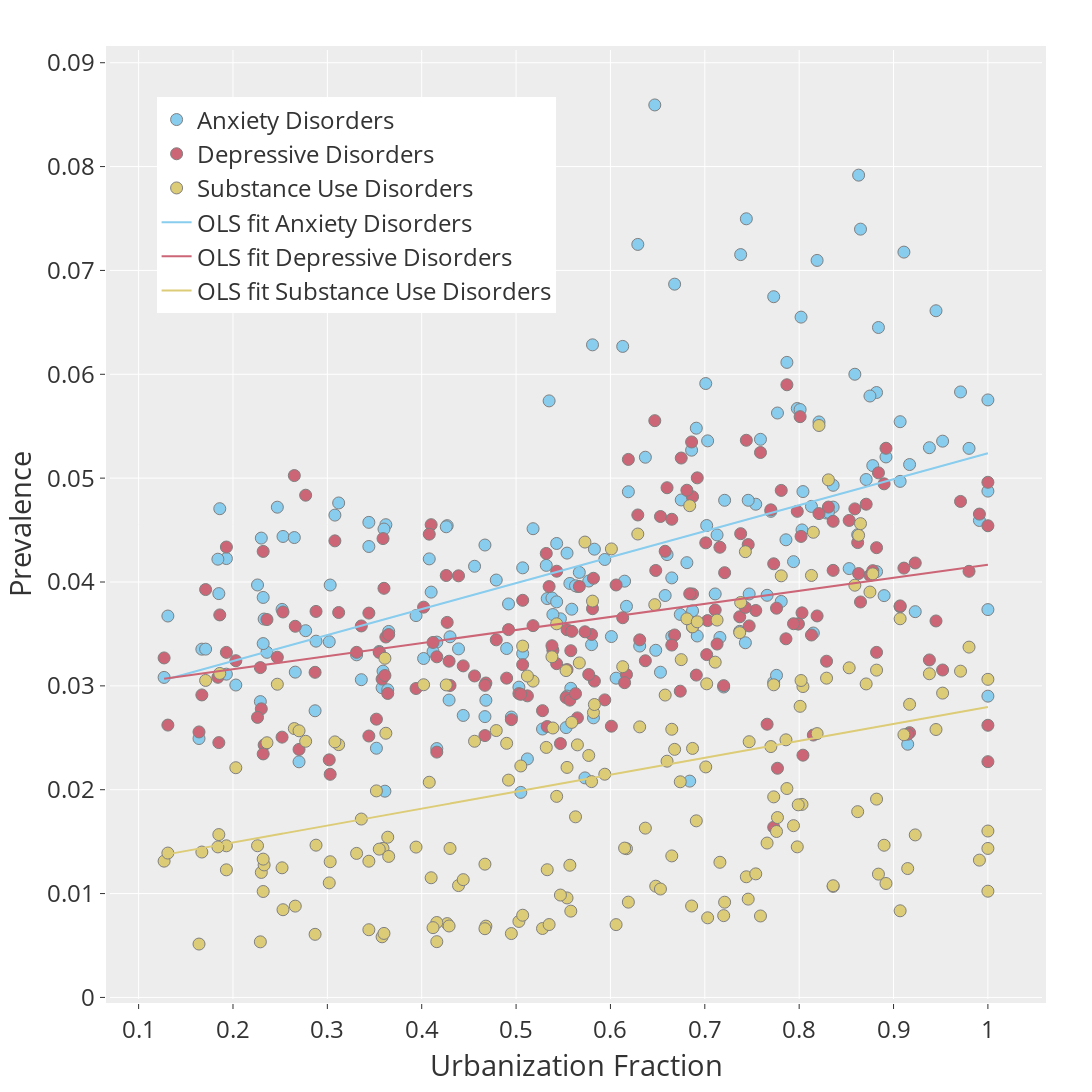

Notebook code for this chart:
### Markdown cell above
# Plots with Ordinary Least Square (OLS) fit

### Code cell
def plotlinearfit(x,y,labels,colors, df, bubble=False):
    fig=go.Figure()
    for i in range(len(y)):    
            fig.add_trace(go.Scatter(name=labels[i], x=x, y=y[i].values, mode='markers', marker=dict(color=colors[0][i], size = 12, line=dict(color='gray',width=1))))
    for i in range(len(y)):
        fit = sm.OLS(y[i],sm.add_constant(x)).fit()
        print(fit.summary())
        fig.add_trace(go.Scatter(name='OLS fit '+labels[i], x=x, y=fit.fittedvalues, mode='lines',line=dict(color=colors[0][i])))

    fig.update_layout(
        autosize=True,
        width=2000,
        height=1600,
        margin=dict(
            l=50,
            r=50,
            b=50,
            t=50,
            pad=4
        ),
        font=dict(size=24),
        legend=dict(
            x=0.05,
            y=0.95,
            traceorder='normal',
            font=dict(
                size=24),
        ),
        xaxis_title_text='Urbanization Fraction',
        yaxis_title_text='Prevalence',
        template='ggplot2', # choose from one of the pre-defined templates
        hoverlabel=dict(
            font_size=18
        )    
    )

    hoverdata  = np.stack( (df['location_name'], df['2017_pop']), axis=-1)

    fig.update_traces(
        customdata=hoverdata,
        hovertemplate="<br>".join([
            "Urbanization %{x}",
            "Rate: %{y}",
            "Country: %{customdata[0]}",
            "Population: %{customdata[1]}"
        ])
    )
    
    return fig 

labels = ['Anxiety Disorders', 'Depressive Disorders','Substance Use Disorders']

x = df['2017_urban'] #2017 urbanization data
y = [df['val_anxiety'].div(100000), df['val_depressive'].div(100000), df['val_substanceuse'].div(100000)]
hovertext = df['location_name']

fig = plotlinearfit(x,y,labels, colors, df, bubble=False)
fig.show()
cmd_linear_plot = fig

### Figure 1 — Plotly figure (JSON) as saved in the notebook; plotly's stock layout.template omitted (floating-point values rounded to 4 significant figures; data arrays with more than 128 entries replaced by an {"elided": "..."} marker saying what was removed)
{"data": [{"customdata": {"elided": "191x2 mixed values"}, "hovertemplate": "Urbanization %{x}<br>Rate: %{y}<br>Country: %{customdata[0]}<br>Population: %{customdata[1]}", "marker": {"color": "rgb(136, 204, 238)", "line": {"color": "gray", "width": 1}, "size": 12}, "mode": "markers", "name": "Anxiety Disorders", "type": "scatter", "x": {"elided": "191 float values"}, "y": {"elided": "191 float values"}}, {"customdata": {"elided": "191x2 mixed values"}, "hovertemplate": "Urbanization %{x}<br>Rate: %{y}<br>Country: %{customdata[0]}<br>Population: %{customdata[1]}", "marker": {"color": "rgb(204, 102, 119)", "line": {"color": "gray", "width": 1}, "size": 12}, "mode": "markers", "name": "Depressive Disorders", "type": "scatter", "x": {"elided": "191 float values"}, "y": {"elided": "191 float values"}}, {"customdata": {"elided": "191x2 mixed values"}, "hovertemplate": "Urbanization %{x}<br>Rate: %{y}<br>Country: %{customdata[0]}<br>Population: %{customdata[1]}", "marker": {"color": "rgb(221, 204, 119)", "line": {"color": "gray", "width": 1}, "size": 12}, "mode": "markers", "name": "Substance Use Disorders", "type": "scatter", "x": {"elided": "191 float values"}, "y": {"elided": "191 float values"}}, {"customdata": {"elided": "191x2 mixed values"}, "hovertemplate": "Urbanization %{x}<br>Rate: %{y}<br>Country: %{customdata[0]}<br>Population: %{customdata[1]}", "line": {"color": "rgb(136, 204, 238)"}, "mode": "lines", "name": "OLS fit Anxiety Disorders", "type": "scatter", "x": {"elided": "191 float values"}, "y": {"elided": "191 float values"}}, {"customdata": {"elided": "191x2 mixed values"}, "hovertemplate": "Urbanization %{x}<br>Rate: %{y}<br>Country: %{customdata[0]}<br>Population: %{customdata[1]}", "line": {"color": "rgb(204, 102, 119)"}, "mode": "lines", "name": "OLS fit Depressive Disorders", "type": "scatter", "x": {"elided": "191 float values"}, "y": {"elided": "191 float values"}}, {"customdata": {"elided": "191x2 mixed values"}, "hovertemplate": "Urbanization %{x}<br>Rate: %{y}<br>Country: %{customdata[0]}<br>Population: %{customdata[1]}", "line": {"color": "rgb(221, 204, 119)"}, "mode": "lines", "name": "OLS fit Substance Use Disorders", "type": "scatter", "x": {"elided": "191 float values"}, "y": {"elided": "191 float values"}}], "layout": {"autosize": true, "font": {"size": 24}, "height": 1600, "hoverlabel": {"font": {"size": 18}}, "legend": {"font": {"size": 24}, "traceorder": "normal", "x": 0.05, "y": 0.95}, "margin": {"b": 50, "l": 50, "pad": 4, "r": 50, "t": 50}, "width": 2000, "xaxis": {"title": {"text": "Urbanization Fraction"}}, "yaxis": {"title": {"text": "Prevalence"}}}}
